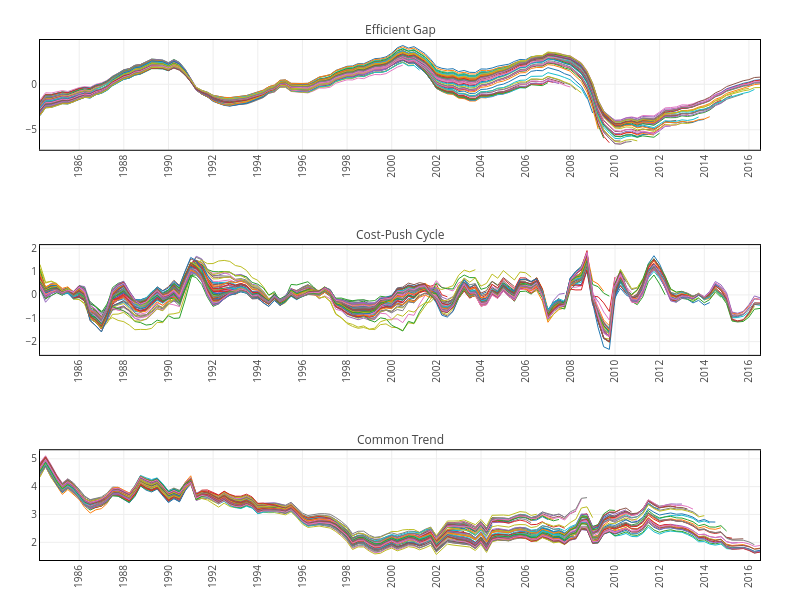

Notebook code for this chart:
### Markdown cell above
##### Stability of the common components

### Code cell
figures = Array{Any}(undef, 3);

c1 = "rgba(0, 48, 158, .75)"; 
c2 = "rgba(255, 0, 0, .75)";

titles_sub = ["Efficient Gap", "Cost-Push Cycle", "Common Trend"]
scales_sub = ["", "", ""];

for i=1:3
        
    traces1 = Array{Any}(undef, length(α_array));

    for j=1:length(α_array)
        
        if i==1
            αij = median(α_array[j][1,:,:], dims=2);
        elseif i==2
            αij = median(α_array[j][3,:,:], dims=2);
        elseif i==3
            αij = median(α_array[j][5,:,:], dims=2);
        end
        
        traces1[j] = pltjs.scatter(x=date[1:end-max_h], y=αij[1:end-max_h], name="State", mode="lines", line=attr(width=1), showlegend=false);
    end
    
    traces1 = convert(Array{PlotlyJS.GenericTrace{Dict{Symbol,Any}},1}, traces1)

    layout  = pltjs.Layout(;title=titles_sub[i], titlefont=attr(size=12),
                           xaxis=attr(tickfont_size=10, showgrid=true, linecolor="black", mirror=true, nticks=20, tickangle=-90, zeroline=false),
                           yaxis=attr(tickfont_size=10, showgrid=true, linecolor="black", mirror=true, zeroline=false, titlefont=attr(size=10), title=scales_sub[i]));

    figures[i] = pltjs.plot(traces1, layout);
end

fig = [figures[1]; figures[2]; figures[3]];

# Size
fig.plot.layout["width"]  = 800;
fig.plot.layout["height"] = 600;

# Margins
fig.plot.layout["margin"][:b]  = 40;
fig.plot.layout["margin"][:t]  = 40;
fig.plot.layout["margin"][:r]  = 40;
fig.plot.layout["margin"][:l]  = 40;

# Title size
for i=1:3
    fig.plot.layout["annotations"][i][:font][:size] = 12;

end
display(fig)

# savefig(fig, "./img/factor_revisions.pdf", format="pdf");
